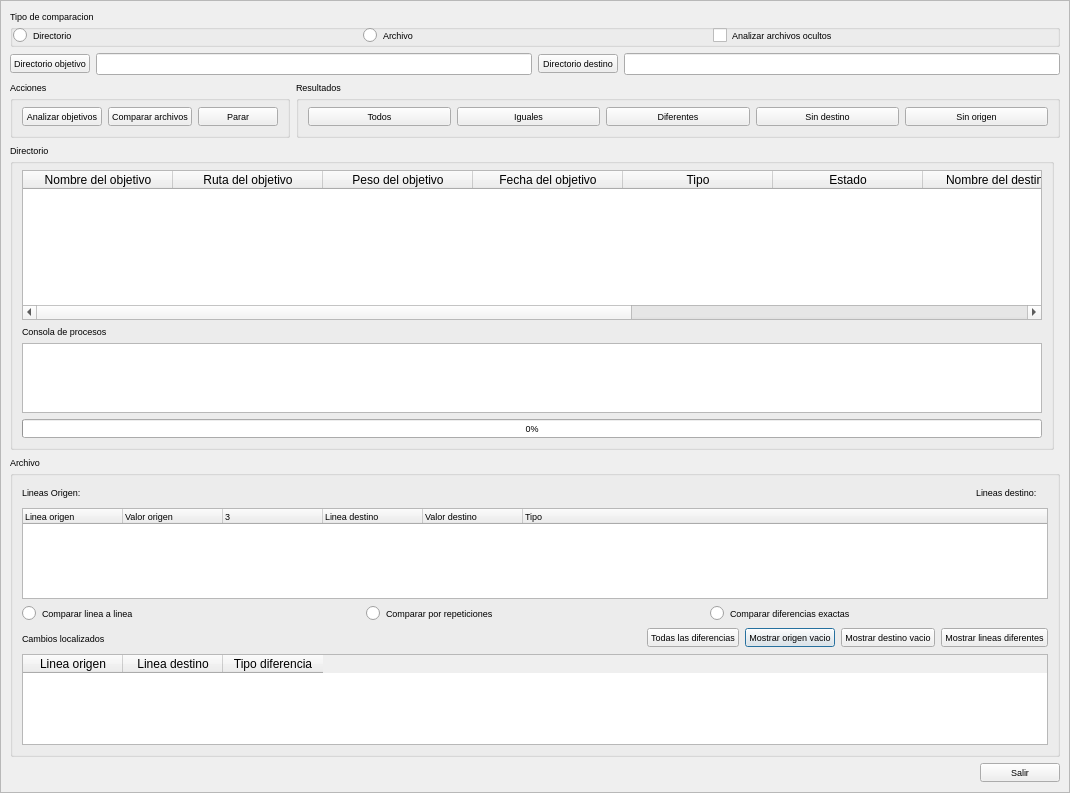
<?xml version="1.0" encoding="UTF-8"?>
<ui version="4.0">
 <class>Comparador</class>
 <widget class="QDialog" name="Comparador">
  <property name="geometry">
   <rect>
    <x>0</x>
    <y>0</y>
    <width>1070</width>
    <height>793</height>
   </rect>
  </property>
  <property name="font">
   <font>
    <pointsize>7</pointsize>
   </font>
  </property>
  <property name="windowTitle">
   <string>Comparador v.0.1.0</string>
  </property>
  <property name="windowIcon">
   <iconset resource="recoverdrake.qrc">
    <normaloff>:/Imagenes/Comparador.png</normaloff>:/Imagenes/Comparador.png</iconset>
  </property>
  <layout class="QGridLayout" name="gridLayout">
   <property name="leftMargin">
    <number>0</number>
   </property>
   <property name="topMargin">
    <number>0</number>
   </property>
   <property name="rightMargin">
    <number>0</number>
   </property>
   <property name="bottomMargin">
    <number>0</number>
   </property>
   <item row="3" column="0">
    <widget class="QScrollArea" name="scrollArea">
     <property name="sizePolicy">
      <sizepolicy hsizetype="Preferred" vsizetype="Preferred">
       <horstretch>0</horstretch>
       <verstretch>0</verstretch>
      </sizepolicy>
     </property>
     <property name="widgetResizable">
      <bool>true</bool>
     </property>
     <widget class="QWidget" name="scrollAreaWidgetContents">
      <property name="geometry">
       <rect>
        <x>0</x>
        <y>0</y>
        <width>1054</width>
        <height>818</height>
       </rect>
      </property>
      <layout class="QGridLayout" name="gridLayout_9">
       <item row="5" column="0" colspan="2">
        <widget class="QGroupBox" name="groupBox">
         <property name="title">
          <string>Archivo</string>
         </property>
         <layout class="QGridLayout" name="gridLayout_17">
          <item row="0" column="0" colspan="3">
           <layout class="QGridLayout" name="gridLayout_15">
            <item row="0" column="0">
             <layout class="QGridLayout" name="gridLayout_7">
              <item row="0" column="0">
               <widget class="QLabel" name="label_2">
                <property name="sizePolicy">
                 <sizepolicy hsizetype="Fixed" vsizetype="Preferred">
                  <horstretch>0</horstretch>
                  <verstretch>0</verstretch>
                 </sizepolicy>
                </property>
                <property name="toolTip">
                 <string>Numero de lineas que contiene el archivo origen</string>
                </property>
                <property name="statusTip">
                 <string>Numero de lineas que contiene el archivo origen</string>
                </property>
                <property name="whatsThis">
                 <string>Numero de lineas que contiene el archivo origen</string>
                </property>
                <property name="text">
                 <string>Lineas Origen:</string>
                </property>
               </widget>
              </item>
              <item row="0" column="1">
               <widget class="QLabel" name="label_4"/>
              </item>
             </layout>
            </item>
            <item row="0" column="1">
             <layout class="QGridLayout" name="gridLayout_14">
              <item row="0" column="0">
               <spacer name="horizontalSpacer_3">
                <property name="orientation">
                 <enum>Qt::Horizontal</enum>
                </property>
                <property name="sizeHint" stdset="0">
                 <size>
                  <width>40</width>
                  <height>20</height>
                 </size>
                </property>
               </spacer>
              </item>
              <item row="0" column="1">
               <widget class="QLabel" name="label_6">
                <property name="font">
                 <font>
                  <pointsize>12</pointsize>
                 </font>
                </property>
                <property name="text">
                 <string/>
                </property>
               </widget>
              </item>
              <item row="0" column="2">
               <spacer name="horizontalSpacer_2">
                <property name="orientation">
                 <enum>Qt::Horizontal</enum>
                </property>
                <property name="sizeHint" stdset="0">
                 <size>
                  <width>40</width>
                  <height>20</height>
                 </size>
                </property>
               </spacer>
              </item>
             </layout>
            </item>
            <item row="0" column="2">
             <layout class="QGridLayout" name="gridLayout_12">
              <item row="0" column="0">
               <widget class="QLabel" name="label_5">
                <property name="toolTip">
                 <string>Numero de lineas que contiene el archivo destino</string>
                </property>
                <property name="statusTip">
                 <string>Numero de lineas que contiene el archivo destino</string>
                </property>
                <property name="whatsThis">
                 <string>Numero de lineas que contiene el archivo destino</string>
                </property>
                <property name="text">
                 <string>Lineas destino:</string>
                </property>
               </widget>
              </item>
              <item row="0" column="1">
               <widget class="QLabel" name="label_3"/>
              </item>
             </layout>
            </item>
           </layout>
          </item>
          <item row="1" column="0" colspan="3">
           <widget class="QTreeWidget" name="treeWidget">
            <property name="sizePolicy">
             <sizepolicy hsizetype="Expanding" vsizetype="Expanding">
              <horstretch>0</horstretch>
              <verstretch>0</verstretch>
             </sizepolicy>
            </property>
            <property name="toolTip">
             <string>Muestra la comparacion de lineas de los dos archivos comparados</string>
            </property>
            <property name="statusTip">
             <string>Muestra la comparacion de lineas de los dos archivos comparados</string>
            </property>
            <property name="whatsThis">
             <string>Muestra la comparacion de lineas de los dos archivos comparados</string>
            </property>
            <property name="editTriggers">
             <set>QAbstractItemView::SelectedClicked</set>
            </property>
            <property name="alternatingRowColors">
             <bool>true</bool>
            </property>
            <column>
             <property name="text">
              <string>Linea origen</string>
             </property>
            </column>
            <column>
             <property name="text">
              <string>Valor origen</string>
             </property>
            </column>
            <column>
             <property name="text">
              <string/>
             </property>
             <property name="foreground">
              <brush brushstyle="NoBrush">
               <color alpha="255">
                <red>143</red>
                <green>143</green>
                <blue>143</blue>
               </color>
              </brush>
             </property>
            </column>
            <column>
             <property name="text">
              <string>Linea destino</string>
             </property>
            </column>
            <column>
             <property name="text">
              <string>Valor destino</string>
             </property>
            </column>
            <column>
             <property name="text">
              <string>Tipo</string>
             </property>
            </column>
           </widget>
          </item>
          <item row="2" column="0" colspan="3">
           <layout class="QGridLayout" name="gridLayout_16">
            <item row="0" column="0">
             <widget class="QRadioButton" name="radioButton_3">
              <property name="toolTip">
               <string>Hace una comparacion de archivos linea a linea segun posicion</string>
              </property>
              <property name="statusTip">
               <string>Hace una comparacion de archivos linea a linea segun posicion</string>
              </property>
              <property name="whatsThis">
               <string>Hace una comparacion de archivos linea a linea segun posicion</string>
              </property>
              <property name="text">
               <string>Comparar linea a linea</string>
              </property>
             </widget>
            </item>
            <item row="0" column="1">
             <widget class="QRadioButton" name="radioButton_4">
              <property name="toolTip">
               <string>Hace una comparacion de archivos mostrando el numero de repeticiones de lineas origen en destino</string>
              </property>
              <property name="statusTip">
               <string>Hace una comparacion de archivos mostrando el numero de repeticiones de lineas origen en destino</string>
              </property>
              <property name="whatsThis">
               <string>Hace una comparacion de archivos mostrando el numero de repeticiones de lineas origen en destino</string>
              </property>
              <property name="text">
               <string>Comparar por repeticiones</string>
              </property>
             </widget>
            </item>
            <item row="0" column="2">
             <widget class="QRadioButton" name="radioButton_5">
              <property name="toolTip">
               <string>Hace una comparacion exacta con el numero de lineas diferentes</string>
              </property>
              <property name="statusTip">
               <string>Hace una comparacion exacta con el numero de lineas diferentes</string>
              </property>
              <property name="whatsThis">
               <string>Hace una comparacion exacta con el numero de lineas diferentes</string>
              </property>
              <property name="text">
               <string>Comparar diferencias exactas</string>
              </property>
             </widget>
            </item>
           </layout>
          </item>
          <item row="3" column="0">
           <widget class="QLabel" name="label_7">
            <property name="text">
             <string>Cambios localizados</string>
            </property>
           </widget>
          </item>
          <item row="3" column="1">
           <spacer name="horizontalSpacer_4">
            <property name="orientation">
             <enum>Qt::Horizontal</enum>
            </property>
            <property name="sizeHint" stdset="0">
             <size>
              <width>40</width>
              <height>20</height>
             </size>
            </property>
           </spacer>
          </item>
          <item row="3" column="2">
           <layout class="QGridLayout" name="gridLayout_13">
            <item row="0" column="1">
             <widget class="QPushButton" name="pushButton_11">
              <property name="toolTip">
               <string>Muestra las lineas de origen que estan vacias</string>
              </property>
              <property name="statusTip">
               <string>Muestra las lineas de origen que estan vacias</string>
              </property>
              <property name="whatsThis">
               <string>Muestra las lineas de origen que estan vacias</string>
              </property>
              <property name="text">
               <string>Mostrar origen vacio</string>
              </property>
              <property name="icon">
               <iconset resource="recoverdrake.qrc">
                <normaloff>:/Imagenes/logdrake-mdk.png</normaloff>:/Imagenes/logdrake-mdk.png</iconset>
              </property>
              <property name="iconSize">
               <size>
                <width>25</width>
                <height>25</height>
               </size>
              </property>
             </widget>
            </item>
            <item row="0" column="2">
             <widget class="QPushButton" name="pushButton_10">
              <property name="toolTip">
               <string>Muestra las lineas de destino que estan vacias</string>
              </property>
              <property name="statusTip">
               <string>Muestra las lineas de destino que estan vacias</string>
              </property>
              <property name="whatsThis">
               <string>Muestra las lineas de destino que estan vacias</string>
              </property>
              <property name="text">
               <string>Mostrar destino vacio</string>
              </property>
              <property name="icon">
               <iconset resource="recoverdrake.qrc">
                <normaloff>:/Imagenes/prisma.png</normaloff>:/Imagenes/prisma.png</iconset>
              </property>
              <property name="iconSize">
               <size>
                <width>25</width>
                <height>25</height>
               </size>
              </property>
             </widget>
            </item>
            <item row="0" column="3">
             <widget class="QPushButton" name="pushButton_12">
              <property name="toolTip">
               <string>Muestra solo las lineas con diferencias</string>
              </property>
              <property name="statusTip">
               <string>Muestra solo las lineas con diferencias</string>
              </property>
              <property name="whatsThis">
               <string>Muestra solo las lineas con diferencias</string>
              </property>
              <property name="text">
               <string>Mostrar lineas diferentes</string>
              </property>
              <property name="icon">
               <iconset resource="recoverdrake.qrc">
                <normaloff>:/Imagenes/lupaO.png</normaloff>:/Imagenes/lupaO.png</iconset>
              </property>
              <property name="iconSize">
               <size>
                <width>25</width>
                <height>25</height>
               </size>
              </property>
             </widget>
            </item>
            <item row="0" column="0">
             <widget class="QPushButton" name="pushButton_14">
              <property name="toolTip">
               <string>Muestra todas las diferencias localizadas</string>
              </property>
              <property name="statusTip">
               <string>Muestra todas las diferencias localizadas</string>
              </property>
              <property name="whatsThis">
               <string>Muestra todas las diferencias localizadas</string>
              </property>
              <property name="text">
               <string>Todas las diferencias</string>
              </property>
              <property name="icon">
               <iconset resource="recoverdrake.qrc">
                <normaloff>:/Imagenes/help.png</normaloff>:/Imagenes/help.png</iconset>
              </property>
              <property name="iconSize">
               <size>
                <width>25</width>
                <height>25</height>
               </size>
              </property>
             </widget>
            </item>
           </layout>
          </item>
          <item row="4" column="0" colspan="3">
           <widget class="QTableWidget" name="tableWidget">
            <property name="toolTip">
             <string>Muestra los datos de la seleccion de tipo de comparacion en archivos</string>
            </property>
            <property name="statusTip">
             <string>Muestra los datos de la seleccion de tipo de comparacion en archivos</string>
            </property>
            <property name="whatsThis">
             <string>Muestra los datos de la seleccion de tipo de comparacion en archivos</string>
            </property>
            <property name="alternatingRowColors">
             <bool>true</bool>
            </property>
            <property name="selectionMode">
             <enum>QAbstractItemView::SingleSelection</enum>
            </property>
            <property name="selectionBehavior">
             <enum>QAbstractItemView::SelectRows</enum>
            </property>
            <column>
             <property name="text">
              <string>Linea origen</string>
             </property>
            </column>
            <column>
             <property name="text">
              <string>Linea destino</string>
             </property>
            </column>
            <column>
             <property name="text">
              <string>Tipo diferencia</string>
             </property>
            </column>
           </widget>
          </item>
         </layout>
        </widget>
       </item>
       <item row="2" column="0">
        <widget class="QGroupBox" name="groupBox_4">
         <property name="title">
          <string>Directorio</string>
         </property>
         <layout class="QGridLayout" name="gridLayout_11">
          <item row="0" column="0">
           <widget class="QTableWidget" name="tableWidget_2">
            <property name="sizePolicy">
             <sizepolicy hsizetype="Expanding" vsizetype="Expanding">
              <horstretch>0</horstretch>
              <verstretch>0</verstretch>
             </sizepolicy>
            </property>
            <property name="minimumSize">
             <size>
              <width>0</width>
              <height>150</height>
             </size>
            </property>
            <property name="toolTip">
             <string>Muestra los objetivos localizados con sus propiedades</string>
            </property>
            <property name="statusTip">
             <string>Muestra los objetivos localizados con sus propiedades</string>
            </property>
            <property name="whatsThis">
             <string>Muestra los objetivos localizados con sus propiedades</string>
            </property>
            <property name="editTriggers">
             <set>QAbstractItemView::NoEditTriggers</set>
            </property>
            <property name="alternatingRowColors">
             <bool>true</bool>
            </property>
            <property name="selectionBehavior">
             <enum>QAbstractItemView::SelectRows</enum>
            </property>
            <property name="sortingEnabled">
             <bool>true</bool>
            </property>
            <attribute name="horizontalHeaderDefaultSectionSize">
             <number>150</number>
            </attribute>
            <attribute name="horizontalHeaderMinimumSectionSize">
             <number>50</number>
            </attribute>
            <column>
             <property name="text">
              <string>Nombre del objetivo</string>
             </property>
            </column>
            <column>
             <property name="text">
              <string>Ruta del objetivo</string>
             </property>
            </column>
            <column>
             <property name="text">
              <string>Peso del objetivo</string>
             </property>
            </column>
            <column>
             <property name="text">
              <string>Fecha del objetivo</string>
             </property>
            </column>
            <column>
             <property name="text">
              <string>Tipo</string>
             </property>
            </column>
            <column>
             <property name="text">
              <string>Estado</string>
             </property>
            </column>
            <column>
             <property name="text">
              <string>Nombre del destino</string>
             </property>
            </column>
            <column>
             <property name="text">
              <string>Ruta del destino</string>
             </property>
            </column>
            <column>
             <property name="text">
              <string>Peso destino</string>
             </property>
            </column>
            <column>
             <property name="text">
              <string>Fecha destino</string>
             </property>
            </column>
           </widget>
          </item>
          <item row="2" column="0">
           <widget class="QTextEdit" name="textEdit_3">
            <property name="sizePolicy">
             <sizepolicy hsizetype="Preferred" vsizetype="Preferred">
              <horstretch>0</horstretch>
              <verstretch>0</verstretch>
             </sizepolicy>
            </property>
            <property name="toolTip">
             <string>Consola de procesos en busqueda de directorios</string>
            </property>
            <property name="statusTip">
             <string>Consola de procesos en busqueda de directorios</string>
            </property>
            <property name="whatsThis">
             <string>Consola de procesos en busqueda de directorios</string>
            </property>
           </widget>
          </item>
          <item row="3" column="0">
           <widget class="QProgressBar" name="progressBar">
            <property name="toolTip">
             <string>Barra de progreso en directorios</string>
            </property>
            <property name="statusTip">
             <string>Barra de progreso en directorios</string>
            </property>
            <property name="whatsThis">
             <string>Barra de progreso en directorios</string>
            </property>
            <property name="value">
             <number>0</number>
            </property>
           </widget>
          </item>
          <item row="1" column="0">
           <widget class="QLabel" name="label">
            <property name="text">
             <string>Consola de procesos</string>
            </property>
           </widget>
          </item>
         </layout>
        </widget>
       </item>
       <item row="11" column="0" colspan="2">
        <layout class="QGridLayout" name="gridLayout_2">
         <item row="0" column="1">
          <widget class="QPushButton" name="pushButton">
           <property name="toolTip">
            <string>Nos vamos...</string>
           </property>
           <property name="statusTip">
            <string>Nos vamos...</string>
           </property>
           <property name="whatsThis">
            <string>Nos vamos...</string>
           </property>
           <property name="text">
            <string>Salir</string>
           </property>
           <property name="icon">
            <iconset resource="recoverdrake.qrc">
             <normaloff>:/Imagenes/puerta.png</normaloff>:/Imagenes/puerta.png</iconset>
           </property>
           <property name="iconSize">
            <size>
             <width>25</width>
             <height>25</height>
            </size>
           </property>
          </widget>
         </item>
         <item row="0" column="0">
          <spacer name="horizontalSpacer">
           <property name="orientation">
            <enum>Qt::Horizontal</enum>
           </property>
           <property name="sizeHint" stdset="0">
            <size>
             <width>40</width>
             <height>20</height>
            </size>
           </property>
          </spacer>
         </item>
        </layout>
       </item>
       <item row="0" column="0" colspan="2">
        <layout class="QGridLayout" name="gridLayout_3">
         <item row="1" column="0">
          <widget class="QPushButton" name="pushButton_2">
           <property name="toolTip">
            <string>Examinar el directorio/archivo fuente para sincronizacion</string>
           </property>
           <property name="statusTip">
            <string>Examinar el directorio/archivo fuente para sincronizacion</string>
           </property>
           <property name="whatsThis">
            <string>Examinar el directorio/archivo fuente para sincronizacion</string>
           </property>
           <property name="text">
            <string>Directorio objetivo</string>
           </property>
           <property name="icon">
            <iconset resource="recoverdrake.qrc">
             <normaloff>:/Imagenes/fileopen.png</normaloff>:/Imagenes/fileopen.png</iconset>
           </property>
           <property name="iconSize">
            <size>
             <width>25</width>
             <height>25</height>
            </size>
           </property>
          </widget>
         </item>
         <item row="1" column="1">
          <widget class="QLineEdit" name="lineEdit">
           <property name="toolTip">
            <string>Ruta de origen.</string>
           </property>
           <property name="statusTip">
            <string>Ruta de origen.</string>
           </property>
           <property name="whatsThis">
            <string>Ruta de origen.</string>
           </property>
          </widget>
         </item>
         <item row="1" column="2">
          <widget class="QPushButton" name="pushButton_3">
           <property name="toolTip">
            <string>Elegir directorio destino/archivo de sincronizacion.</string>
           </property>
           <property name="statusTip">
            <string>Elegir directorio/archivo destino de sincronizacion.</string>
           </property>
           <property name="whatsThis">
            <string>Elegir directorio/archivo destino de sincronizacion.</string>
           </property>
           <property name="text">
            <string>Directorio destino</string>
           </property>
           <property name="icon">
            <iconset resource="recoverdrake.qrc">
             <normaloff>:/Imagenes/fileopen.png</normaloff>:/Imagenes/fileopen.png</iconset>
           </property>
           <property name="iconSize">
            <size>
             <width>25</width>
             <height>25</height>
            </size>
           </property>
          </widget>
         </item>
         <item row="1" column="3">
          <widget class="QLineEdit" name="lineEdit_2">
           <property name="toolTip">
            <string>Ruta de destino.</string>
           </property>
           <property name="statusTip">
            <string>Ruta de destino.</string>
           </property>
           <property name="whatsThis">
            <string>Ruta de destino.</string>
           </property>
          </widget>
         </item>
         <item row="2" column="0" colspan="4">
          <layout class="QGridLayout" name="gridLayout_4">
           <item row="0" column="2">
            <widget class="QGroupBox" name="groupBox_2">
             <property name="title">
              <string>Resultados</string>
             </property>
             <layout class="QGridLayout" name="gridLayout_6">
              <item row="0" column="0">
               <layout class="QGridLayout" name="gridLayout_5">
                <item row="0" column="4">
                 <widget class="QPushButton" name="pushButton_13">
                  <property name="toolTip">
                   <string>Filtra por los ficheros eliminados o no encontrados en el directorio fuente</string>
                  </property>
                  <property name="statusTip">
                   <string>Filtra por los ficheros eliminados o no encontrados en el directorio fuente</string>
                  </property>
                  <property name="whatsThis">
                   <string>Filtra por los ficheros eliminados o no encontrados en el directorio fuente</string>
                  </property>
                  <property name="text">
                   <string>Sin origen</string>
                  </property>
                  <property name="icon">
                   <iconset resource="recoverdrake.qrc">
                    <normaloff>:/Imagenes/bad.png</normaloff>:/Imagenes/bad.png</iconset>
                  </property>
                  <property name="iconSize">
                   <size>
                    <width>25</width>
                    <height>25</height>
                   </size>
                  </property>
                 </widget>
                </item>
                <item row="0" column="1">
                 <widget class="QPushButton" name="pushButton_8">
                  <property name="toolTip">
                   <string>Filtra por los que no han sufrido cambios</string>
                  </property>
                  <property name="statusTip">
                   <string>Filtra por los que no han sufrido cambios</string>
                  </property>
                  <property name="whatsThis">
                   <string>Filtra por los que no han sufrido cambios</string>
                  </property>
                  <property name="text">
                   <string>Iguales</string>
                  </property>
                  <property name="icon">
                   <iconset resource="recoverdrake.qrc">
                    <normaloff>:/Imagenes/thumbs_up.png</normaloff>:/Imagenes/thumbs_up.png</iconset>
                  </property>
                  <property name="iconSize">
                   <size>
                    <width>25</width>
                    <height>25</height>
                   </size>
                  </property>
                 </widget>
                </item>
                <item row="0" column="0">
                 <widget class="QPushButton" name="pushButton_7">
                  <property name="toolTip">
                   <string>Muestra todos los ficheros</string>
                  </property>
                  <property name="statusTip">
                   <string>Muestra todos los ficheros</string>
                  </property>
                  <property name="whatsThis">
                   <string>Muestra todos los ficheros</string>
                  </property>
                  <property name="text">
                   <string>Todos</string>
                  </property>
                  <property name="icon">
                   <iconset resource="recoverdrake.qrc">
                    <normaloff>:/Imagenes/diskdrake_hd.png</normaloff>:/Imagenes/diskdrake_hd.png</iconset>
                  </property>
                  <property name="iconSize">
                   <size>
                    <width>25</width>
                    <height>25</height>
                   </size>
                  </property>
                 </widget>
                </item>
                <item row="0" column="2">
                 <widget class="QPushButton" name="pushButton_9">
                  <property name="toolTip">
                   <string>Filtra por los que han sufrido cambios</string>
                  </property>
                  <property name="statusTip">
                   <string>Filtra por los que han sufrido cambios</string>
                  </property>
                  <property name="whatsThis">
                   <string>Filtra por los que han sufrido cambios</string>
                  </property>
                  <property name="text">
                   <string>Diferentes</string>
                  </property>
                  <property name="icon">
                   <iconset resource="recoverdrake.qrc">
                    <normaloff>:/Imagenes/Error.png</normaloff>:/Imagenes/Error.png</iconset>
                  </property>
                  <property name="iconSize">
                   <size>
                    <width>25</width>
                    <height>25</height>
                   </size>
                  </property>
                 </widget>
                </item>
                <item row="0" column="3">
                 <widget class="QPushButton" name="pushButton_4">
                  <property name="toolTip">
                   <string>Filtra por los archivos nuevos</string>
                  </property>
                  <property name="statusTip">
                   <string>Filtra por los archivos nuevos</string>
                  </property>
                  <property name="whatsThis">
                   <string>Filtra por los archivos nuevos</string>
                  </property>
                  <property name="text">
                   <string>Sin destino</string>
                  </property>
                  <property name="icon">
                   <iconset resource="recoverdrake.qrc">
                    <normaloff>:/Imagenes/help.png</normaloff>:/Imagenes/help.png</iconset>
                  </property>
                  <property name="iconSize">
                   <size>
                    <width>25</width>
                    <height>25</height>
                   </size>
                  </property>
                 </widget>
                </item>
               </layout>
              </item>
             </layout>
            </widget>
           </item>
           <item row="0" column="1">
            <widget class="QGroupBox" name="groupBox_3">
             <property name="sizePolicy">
              <sizepolicy hsizetype="Fixed" vsizetype="Preferred">
               <horstretch>0</horstretch>
               <verstretch>0</verstretch>
              </sizepolicy>
             </property>
             <property name="title">
              <string>Acciones</string>
             </property>
             <layout class="QGridLayout" name="gridLayout_10">
              <item row="0" column="0" colspan="2">
               <layout class="QGridLayout" name="gridLayout_8">
                <item row="0" column="2">
                 <widget class="QPushButton" name="pushButton_15">
                  <property name="toolTip">
                   <string>Parar los procesos en ejecucion</string>
                  </property>
                  <property name="statusTip">
                   <string>Parar los procesos en ejecucion</string>
                  </property>
                  <property name="whatsThis">
                   <string>Parar los procesos en ejecucion</string>
                  </property>
                  <property name="text">
                   <string>Parar</string>
                  </property>
                  <property name="icon">
                   <iconset resource="recoverdrake.qrc">
                    <normaloff>:/Imagenes/stop.png</normaloff>:/Imagenes/stop.png</iconset>
                  </property>
                  <property name="iconSize">
                   <size>
                    <width>25</width>
                    <height>25</height>
                   </size>
                  </property>
                 </widget>
                </item>
                <item row="0" column="0">
                 <widget class="QPushButton" name="pushButton_5">
                  <property name="toolTip">
                   <string>Analizar el directorio fuente en busca de cambios</string>
                  </property>
                  <property name="statusTip">
                   <string>Analizar el directorio fuente en busca de cambios</string>
                  </property>
                  <property name="whatsThis">
                   <string>Analizar el directorio fuente en busca de cambios</string>
                  </property>
                  <property name="text">
                   <string>Analizar objetivos</string>
                  </property>
                  <property name="icon">
                   <iconset resource="recoverdrake.qrc">
                    <normaloff>:/Imagenes/lupaO.png</normaloff>:/Imagenes/lupaO.png</iconset>
                  </property>
                  <property name="iconSize">
                   <size>
                    <width>25</width>
                    <height>25</height>
                   </size>
                  </property>
                 </widget>
                </item>
                <item row="0" column="1">
                 <widget class="QPushButton" name="pushButton_6">
                  <property name="toolTip">
                   <string>Comparacion de archivos</string>
                  </property>
                  <property name="statusTip">
                   <string>Comparacion de archivos</string>
                  </property>
                  <property name="whatsThis">
                   <string>Comparacion de archivos</string>
                  </property>
                  <property name="text">
                   <string>Comparar archivos</string>
                  </property>
                  <property name="icon">
                   <iconset resource="recoverdrake.qrc">
                    <normaloff>:/Imagenes/Comparador.png</normaloff>:/Imagenes/Comparador.png</iconset>
                  </property>
                  <property name="iconSize">
                   <size>
                    <width>25</width>
                    <height>25</height>
                   </size>
                  </property>
                 </widget>
                </item>
               </layout>
              </item>
             </layout>
            </widget>
           </item>
          </layout>
         </item>
         <item row="0" column="0" colspan="4">
          <widget class="QGroupBox" name="groupBox_5">
           <property name="title">
            <string>Tipo de comparacion</string>
           </property>
           <layout class="QGridLayout" name="gridLayout_19">
            <property name="leftMargin">
             <number>0</number>
            </property>
            <property name="topMargin">
             <number>0</number>
            </property>
            <property name="rightMargin">
             <number>0</number>
            </property>
            <property name="bottomMargin">
             <number>0</number>
            </property>
            <item row="0" column="0">
             <layout class="QGridLayout" name="gridLayout_18">
              <item row="0" column="0">
               <widget class="QRadioButton" name="radioButton">
                <property name="toolTip">
                 <string>Seleccion de directorios para comparar</string>
                </property>
                <property name="statusTip">
                 <string>Seleccion de directorios para comparar</string>
                </property>
                <property name="whatsThis">
                 <string>Seleccion de directorios para comparar</string>
                </property>
                <property name="text">
                 <string>Directorio </string>
                </property>
               </widget>
              </item>
              <item row="0" column="1">
               <widget class="QRadioButton" name="radioButton_2">
                <property name="toolTip">
                 <string>Seleccion de archivos para comparar</string>
                </property>
                <property name="statusTip">
                 <string>Seleccion de archivos para comparar</string>
                </property>
                <property name="whatsThis">
                 <string>Seleccion de archivos para comparar</string>
                </property>
                <property name="text">
                 <string>Archivo</string>
                </property>
               </widget>
              </item>
              <item row="0" column="2">
               <widget class="QCheckBox" name="checkBox">
                <property name="toolTip">
                 <string>En directorios se puede suprimir la busqueda de archivos ocultos</string>
                </property>
                <property name="statusTip">
                 <string>En directorios se puede suprimir la busqueda de archivos ocultos</string>
                </property>
                <property name="whatsThis">
                 <string>En directorios se puede suprimir la busqueda de archivos ocultos</string>
                </property>
                <property name="text">
                 <string>Analizar archivos ocultos</string>
                </property>
               </widget>
              </item>
             </layout>
            </item>
           </layout>
          </widget>
         </item>
        </layout>
       </item>
      </layout>
     </widget>
    </widget>
   </item>
  </layout>
 </widget>
 <resources>
  <include location="recoverdrake.qrc"/>
 </resources>
 <connections/>
</ui>
